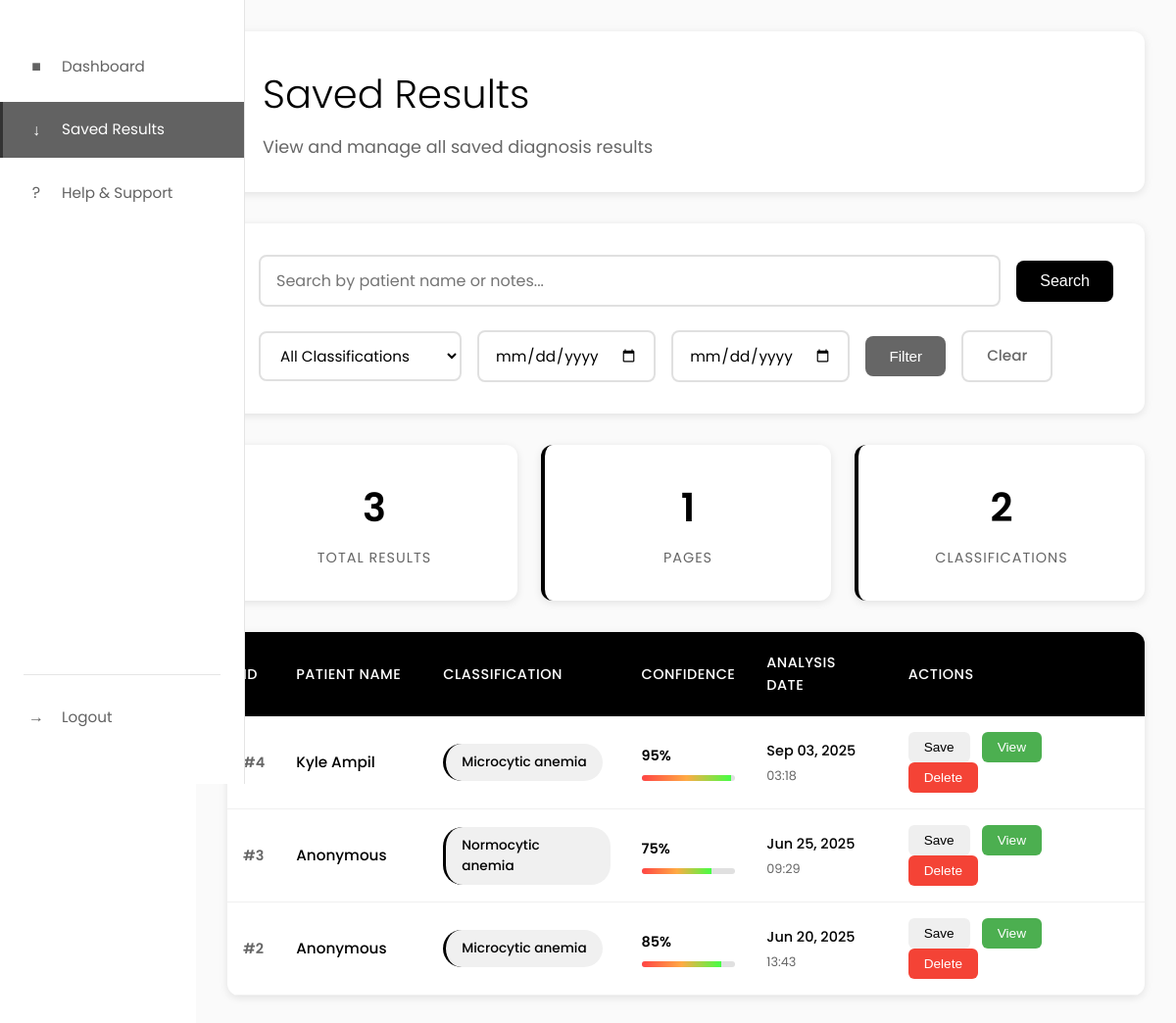
Screenshot of /components/results.php (signed in) with the database file from the repository.
### tables this page shows
CREATE TABLE `diagnosis_results` (
  `id` int(11) NOT NULL,
  `user_id` int(11) NOT NULL,
  `patient_name` varchar(255) DEFAULT 'Anonymous',
  `notes` text DEFAULT NULL,
  `image_filename` varchar(255) NOT NULL,
  `classification` varchar(100) NOT NULL,
  `confidence_score` varchar(10) DEFAULT '0%',
  `explanation` text DEFAULT NULL,
  `health_risk` text DEFAULT NULL,
  `analysis_date` datetime NOT NULL,
  `created_at` timestamp NOT NULL DEFAULT current_timestamp(),
  `updated_at` timestamp NOT NULL DEFAULT current_timestamp() ON UPDATE current_timestamp()
);

### components/results.php (the view, shortened to what this page needs)
<?php
require_once '../backend/config.php';
$records_per_page = 10;
$page = isset($_GET['page']) ? (int)$_GET['page'] : 1;
$offset = ($page - 1) * $records_per_page;
$search = isset($_GET['search']) ? trim($_GET['search']) : '';
$date_from = isset($_GET['date_from']) ? $_GET['date_from'] : '';
$date_to = isset($_GET['date_to']) ? $_GET['date_to'] : '';
$where_conditions = [];
$params = [];
$param_types = '';
$where_conditions[] = "user_id = ?";
$params[] = $_SESSION["user_id"];
$param_types .= 'i';
$where_clause = 'WHERE ' . implode(' AND ', $where_conditions);
$count_sql = "SELECT COUNT(*) as total FROM diagnosis_results $where_clause";
$count_stmt = $conn->prepare($count_sql);
$count_stmt->bind_param($param_types, ...$params);
$count_stmt->execute();
$total_records = $count_stmt->get_result()->fetch_assoc()['total'];
$total_pages = ceil($total_records / $records_per_page);
$sql = "SELECT * FROM diagnosis_results $where_clause ORDER BY analysis_date DESC LIMIT ? OFFSET ?";
$params[] = $records_per_page;
$params[] = $offset;
$param_types .= 'ii';
$stmt = $conn->prepare($sql);
$stmt->bind_param($param_types, ...$params);
$stmt->execute();
$results = $stmt->get_result();
$class_sql = "SELECT DISTINCT classification FROM diagnosis_results WHERE user_id = ? ORDER BY classification";
$class_stmt = $conn->prepare($class_sql);
$class_stmt->bind_param('i', $_SESSION["user_id"]);
$class_stmt->execute();
$class_result = $class_stmt->get_result();
$classifications = [];
while ($row = $class_result->fetch_assoc()) {
    $classifications[] = $row['classification'];
}
?>
<!DOCTYPE html>
<html lang="en">
<head>
    <link rel="stylesheet" href="../styles/sidebar.css">
    <link rel="stylesheet" href="../styles/results.css">
</head>
<body>
    <?php include_once 'sidebar.php'; ?>
    <div class="main-content">
        <div class="page-header">
            <h1>Saved Results</h1>
            <p>View and manage all saved diagnosis results</p>
        </div>
        <div class="filters-container">
            <form method="GET" class="filters-form" id="filtersForm">
                <div class="search-group">
                    <input type="text"
                           name="search"
                           placeholder="Search by patient name or notes..."
                           value="<?php echo htmlspecialchars($search); ?>"
                           class="search-input">
                    <button type="submit" class="search-btn">Search</button>
                </div>
                <div class="filter-group">
                    <select name="classification" class="filter-select">
                        <option value="">All Classifications</option>
                    </select>
                    <input type="date"
                           name="date_from"
                           value="<?php echo htmlspecialchars($date_from); ?>"
                           class="date-input"
                           placeholder="From Date">
                    <input type="date"
                           name="date_to"
                           value="<?php echo htmlspecialchars($date_to); ?>"
                           class="date-input"
                           placeholder="To Date">
                    <button type="submit" class="filter-btn">Filter</button>
                    <a href="results.php" class="clear-btn">Clear</a>
                </div>
            </form>
        </div>
        <div class="summary-container">
            <div class="summary-card">
                <div class="summary-number"><?php echo $total_records; ?></div>
                <div class="summary-label">Total Results</div>
            </div>
            <div class="summary-card">
                <div class="summary-number"><?php echo $total_pages; ?></div>
                <div class="summary-label">Pages</div>
            </div>
            <div class="summary-card">
                <div class="summary-number"><?php echo count($classifications); ?></div>
                <div class="summary-label">Classifications</div>
            </div>
        </div>
        <div class="results-table-container">
            <?php if ($results->num_rows > 0): ?>
                <div class="table-wrapper">
                    <table class="results-table">
                        <thead>
                            <tr>
                                <th>ID</th>
                                <th>Patient Name</th>
                                <th>Classification</th>
                                <th>Confidence</th>
                                <th>Analysis Date</th>
                                <th>Actions</th>
                            </tr>
                        </thead>
                        <tbody>
                            <?php while ($row = $results->fetch_assoc()): ?>
                                <tr>
                                    <td class="id-cell">#<?php echo $row['id']; ?></td>
                                    <td class="patient-cell">
                                        <div class="patient-name">
                                            <?php echo htmlspecialchars($row['patient_name'] ?: 'Anonymous'); ?>
                                        </div>
                                    </td>
                                    <td class="classification-cell">
                                        <span class="classification-badge">
                                            <?php echo htmlspecialchars($row['classification']); ?>
                                        </span>
                                    </td>
                                    <td class="confidence-cell">
                                        <div class="confidence-display">
                                            <span class="confidence-text"><?php echo htmlspecialchars($row['confidence_score']); ?></span>
                                            <div class="mini-confidence-bar">
                                                <div class="mini-confidence-fill"
                                                     style="width: <?php echo str_replace('%', '', $row['confidence_score']); ?>%"></div>
                                            </div>
                                        </div>
                                    </td>
                                    <td class="date-cell">
                                        <div class="date-display">
                                            <div class="date-main">
                                                <?php echo date('M d, Y', strtotime($row['analysis_date'])); ?>
                                            </div>
                                            <div class="date-time">
                                                <?php echo date('H:i', strtotime($row['analysis_date'])); ?>
                                            </div>
                                        </div>
                                    </td>
                                    <td class="actions-cell">
                                        <button class="action-btn print-btn"
                                                onclick="printResult(<?php echo $row['id']; ?>)"
                                                title="Print Report">
                                            Save
                                        </button>
                                        <button class="action-btn view-btn"
                                                onclick="viewResult(<?php echo $row['id']; ?>)"
                                                title="View Details">
                                            View
                                        </button>
                                        <button class="action-btn delete-btn"
                                                onclick="deleteResult(<?php echo $row['id']; ?>)"
                                                title="Delete Result">
                                            Delete
                                        </button>
                                    </td>
                                </tr>
                            <?php endwhile; ?>
                        </tbody>
                    </table>
                </div>
            <?php endif; ?>
        </div>
    </div>
</body>
</html>

### components/sidebar.php (shortened to what this page needs)
<div class="sidebar" id="sidebar">
        <ul class="sidebar-menu">
            <li class="menu-item">
                <a href="dashboard.php" class="menu-link active <?php echo (basename($_SERVER['PHP_SELF']) == 'index.php') ? 'active' : ''; ?>" id="dashboardLink">
                    <span class="menu-icon icon-dashboard"></span>
                    Dashboard
                </a>
            </li>
            <li class="menu-item">
                <a href="results.php" class="menu-link <?php echo (basename($_SERVER['PHP_SELF']) == 'results.php') ? 'active' : ''; ?>" id="resultsLink">
                    <span class="menu-icon icon-save"></span>
                    Saved Results
                </a>
            </li>
            <li class="menu-item">
                <a href="support.php" class="menu-link <?php echo (basename($_SERVER['PHP_SELF']) == 'support.php') ? 'active' : ''; ?>" id="supportLink">
                    <span class="menu-icon icon-help"></span>
                    Help & Support
                </a>
            </li>
            <li class="menu-item logout-item">
                <a href="#" class="menu-link">
                    <span class="menu-icon icon-logout"></span>
                    Logout
                </a>
            </li>
        </ul>
    </div>

### styles/sidebar.css (style rules this page uses)
.sidebar { width: 250px; background: #ffffff; height: 100vh; position: fixed; left: 0; top: 0; transition: all 0.3s ease; border-right: 1px solid #e5e5e5; z-index: 1000; }
.sidebar-menu { list-style: none; padding: 2rem 0; }
.menu-item { margin: 0.5rem 0; }
.menu-link { display: flex; align-items: center; padding: 1rem 1.5rem; color: #626262; text-decoration: none; transition: all 0.2s ease; font-weight: 400; font-size: 0.95rem; border-left: 3px solid transparent; }
.menu-link.active { background: #626262; color: #ffffff; border-left-color: #333333; }
.menu-icon { width: 20px; height: 20px; margin-right: 1rem; display: flex; align-items: center; justify-content: center; font-size: 1rem; flex-shrink: 0; }
.logout-item { position: absolute; bottom: 2rem; left: 0; right: 0; }
.logout-item::before { content: ''; position: absolute; top: -1rem; left: 1.5rem; right: 1.5rem; height: 1px; background: #e5e5e5; }
.icon-dashboard::before { content: "■"; }
.icon-save::before { content: "↓"; }
.icon-help::before { content: "?"; }
.icon-logout::before { content: "→"; }

### rows the page displays
diagnosis_results: id "4", patient_name "Kyle Ampil", classification "Microcytic anemia", confidence_score "95%", analysis_date "Sep 03, 2025", analysis_date "03:18"
diagnosis_results: id "3", patient_name "Anonymous", classification "Normocytic anemia", confidence_score "75%", analysis_date "Jun 25, 2025", analysis_date "09:29"
diagnosis_results: id "2", patient_name "Anonymous", classification "Microcytic anemia", confidence_score "85%", analysis_date "Jun 20, 2025", analysis_date "13:43"

### other values shown
$total_records "3"
$total_pages "1"
count($classifications) "2"
